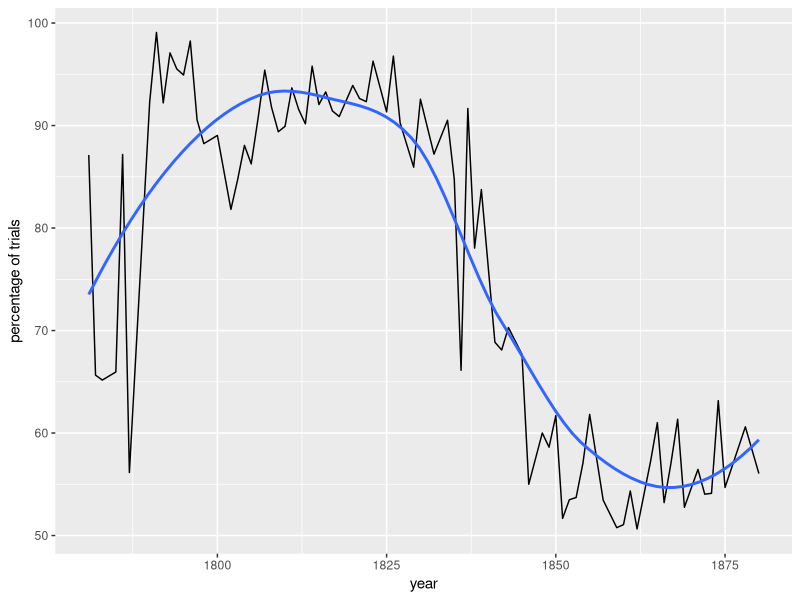
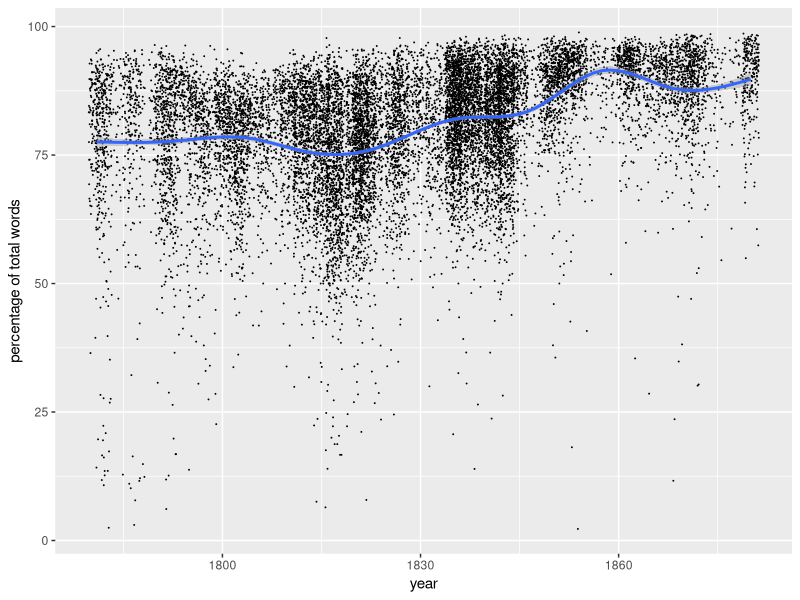
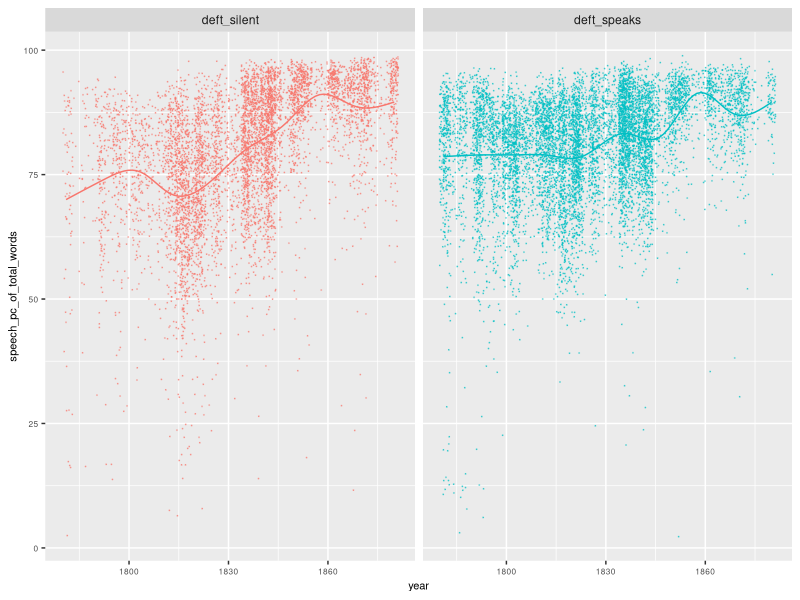
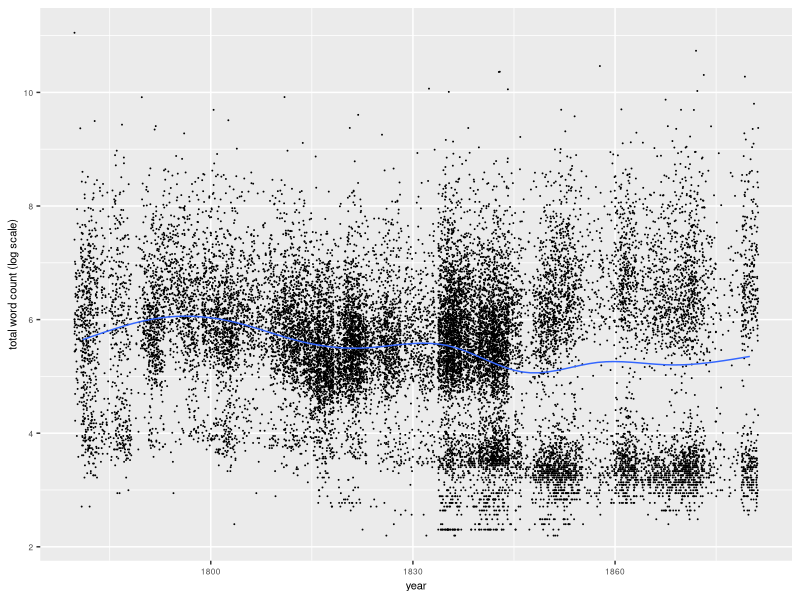
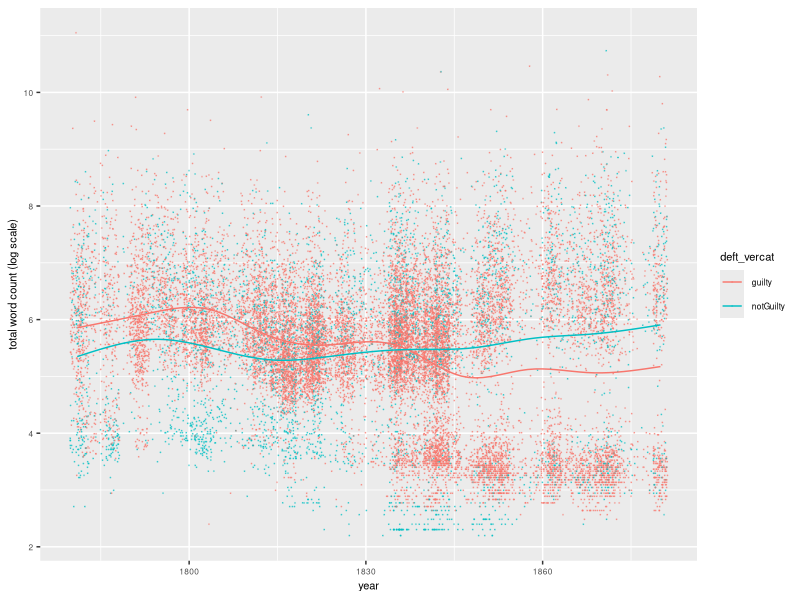
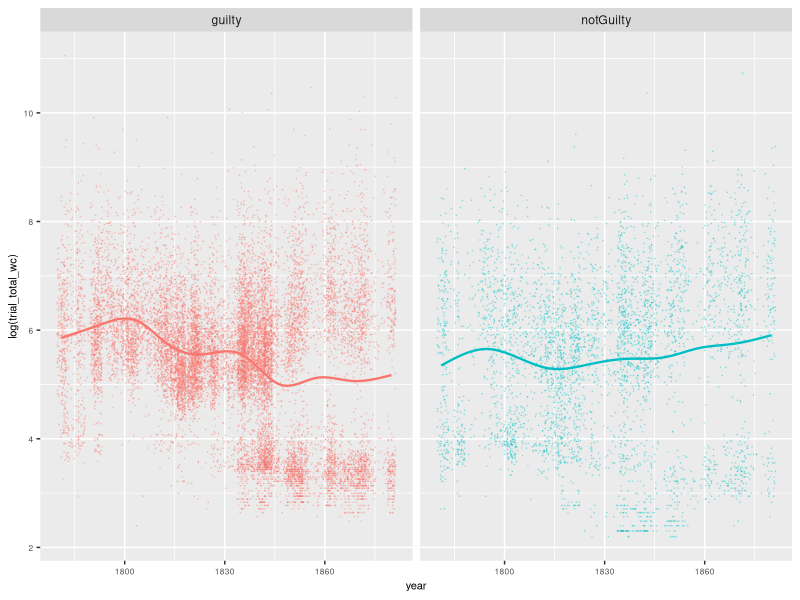
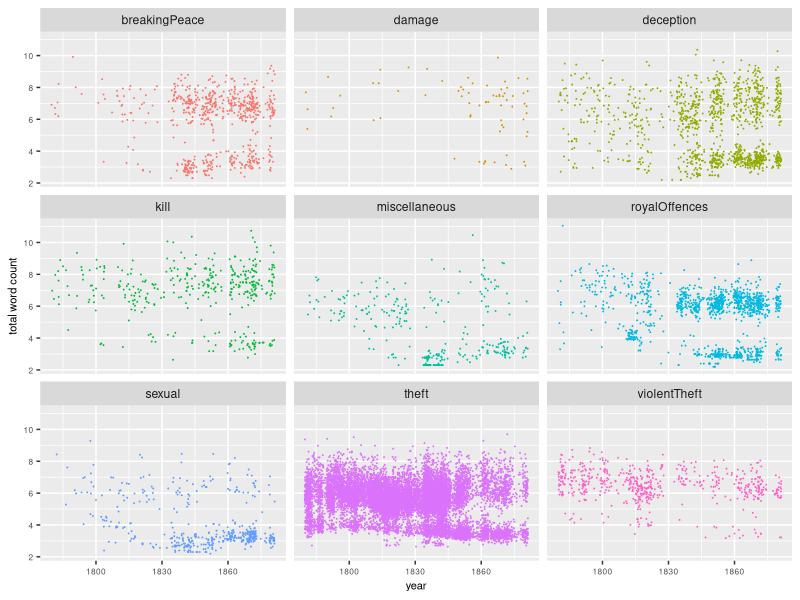
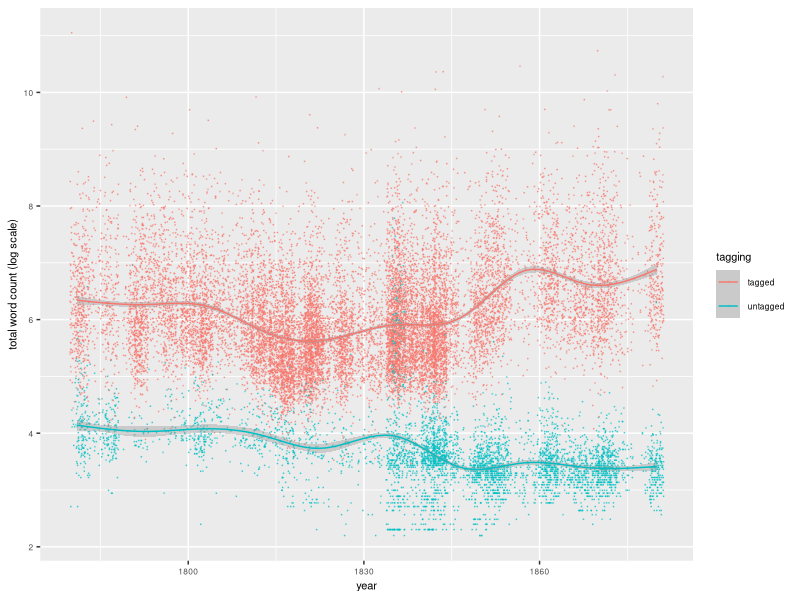

Recreate these plots in R, in order.
## ---- chunk 1
# packages
library(plyr)
library(dplyr)
library(tidyr)
library(ggplot2)
library(scales)
## ---- chunk 2
# look and feel, reusable non-data components

## legend on top, text smaller than default
## problem: this squishes graphs vertically and I haven't worked out how to change that behaviour...
set_graphs_theme_ltop <- theme(
  legend.position = "top", 
  axis.text=element_text(size=6), 
  title=element_text(size=8), 
  legend.title=element_text(size=8), 
  legend.text=element_text(size=6), 
  plot.title=element_text(size=16)
  )

# same but legend to the side
set_graphs_theme_g <- theme(
  axis.text=element_text(size=6), 
  title=element_text(size=8), 
  legend.title=element_text(size=8), 
  legend.text=element_text(size=6), 
  plot.title=element_text(size=16)
  )

# hide legend
set_graphs_theme_ln <- theme(
  legend.position = "none", 
  axis.text=element_text(size=6), 
  title=element_text(size=8), 
  legend.title=element_text(size=8), 
  legend.text=element_text(size=6), 
  plot.title=element_text(size=16)
  )

# Multiple plot function (from R Cookbook)
#
# ggplot objects can be passed in ..., or to plotlist (as a list of ggplot objects)
# - cols:   Number of columns in layout
# - layout: A matrix specifying the layout. If present, 'cols' is ignored.
#
# If the layout is something like matrix(c(1,2,3,3), nrow=2, byrow=TRUE),
# then plot 1 will go in the upper left, 2 will go in the upper right, and
# 3 will go all the way across the bottom.
#
multiplot <- function(..., plotlist=NULL, file, cols=1, layout=NULL) {
  library(grid)
  
  # Make a list from the ... arguments and plotlist
  plots <- c(list(...), plotlist)
  
  numPlots = length(plots)
  
  # If layout is NULL, then use 'cols' to determine layout
  if (is.null(layout)) {
    # Make the panel
    # ncol: Number of columns of plots
    # nrow: Number of rows needed, calculated from # of cols
    layout <- matrix(seq(1, cols * ceiling(numPlots/cols)),
                     ncol = cols, nrow = ceiling(numPlots/cols))
  }
  
  if (numPlots==1) {
    print(plots[[1]])
    
  } else {
    # Set up the page
    grid.newpage()
    pushViewport(viewport(layout = grid.layout(nrow(layout), ncol(layout))))
    
    # Make each plot, in the correct location
    for (i in 1:numPlots) {
      # Get the i,j matrix positions of the regions that contain this subplot
      matchidx <- as.data.frame(which(layout == i, arr.ind = TRUE))
      
      print(plots[[i]], vp = viewport(layout.pos.row = matchidx$row,
                                      layout.pos.col = matchidx$col))
    }
  }
}



## ---- chunk 3
# read in the full data
## (NB the TSV file has been exported from a MySQL database)

obv2_defendants_trials <- read.table("obv_defendants_trials.tsv",
                   header=TRUE,
                   sep="\t")

### filter: exclude 1784 (single trial) and 1780, trim down to needed fields only

obv2_f_trials <- obv2_defendants_trials %>% filter(year != 1784, year !=1780) %>% select(obo_trial, year, trial_tagged, speech, trial_u_count, trial_speech_wc, trial_total_wc, deft_u_count, deft_total_wc, deft_gender, deft_age, deft_offcat, deft_vercat, deft_puncat)

### filter out misc, special verdicts etc (there are too few of them)

obv2_f_trials_g_ng <- obv2_f_trials %>% filter(grepl('uilty',deft_vercat) )
## ---- chunk 4

## add tt column for tagged/untagged trials (*requires plyr)
### probably ought to have done this before exporting from MySQL, ho hum

obv2_f_trials$tagging <- 
  revalue(obv2_f_trials$speech, c("deft_speaks"="tagged", "deft_silent"="tagged", "no_speech"="untagged"))

## filter out untagged trials and add speech wc % of total wc column
## don't forget you need to force R to treat speech word count columns as numeric

obv2_f_tagged_trials_speech_pc_total <- 
  obv2_f_trials %>% 
  filter(tagging == 'tagged') %>% 
  mutate(speech_pc_of_total_words = as.numeric(as.character(trial_speech_wc)) * 100/ trial_total_wc )

## then filter for defendant speaks trials only
## temporary hack - remove t17820220-44 because of counting error 
## this is my innocent face :-)
obv2_f_deft_spks_trials <- 
  obv2_f_tagged_trials_speech_pc_total %>% 
  filter(speech == "deft_speaks", obo_trial != 't17820220-44')

# add deft word count % of total speech

obv2_f_deft_spks_trials_pc_speech <- 
  obv2_f_deft_spks_trials %>% 
  mutate(deft_pc_of_speech = as.numeric(as.character(deft_total_wc)) * 100 / as.numeric(as.character(trial_speech_wc)) )


## ---- chunk 5

#summarise data

### annual counts, all trials

obv2_f_all_per_year <- 
  obv2_f_trials %>% 
  select(year) %>% 
  group_by(year) %>% 
  summarise(n_trials = n())

### annual counts, tagged trials only

obv2_f_tagged_per_year <- 
  obv2_f_tagged_trials_speech_pc_total %>% 
  select(year) %>% 
  group_by(year) %>% 
  summarize(n_tagged = n())

### join them up (this seems clunky: was it really the best way?)

obv2_f_tagged_join_all_per_year <- 
  obv2_f_tagged_per_year %>% 
  inner_join(obv2_f_all_per_year, by ='year')

### add percentage

obv2_f_tagged_join_all_pc_per_year <- 
  obv2_f_tagged_join_all_per_year %>% 
  mutate(pc_tagged = n_tagged * 100 / n_trials)


## ---- chunk 6

obv2_f_tagged_wordcount_per_u <- 
  obv2_f_tagged_trials_speech_pc_total %>% 
  mutate(wordcount_per_u = as.numeric(as.character(trial_speech_wc)) / as.numeric(as.character(trial_u_count)) )

obv2_f_tagged_wordcount_per_u_avg_year <- 
  obv2_f_tagged_wordcount_per_u %>% 
  group_by(year) %>% 
  summarize( n_trials = n(), avg_u_count = mean(as.numeric(as.character(trial_u_count)) ), avg_wdct_u = mean(wordcount_per_u ) )

obv2_f_tagged_wdct_ucount_year_gathered <- 
  gather(obv2_f_tagged_wordcount_per_u_avg_year, value="count", key="type", avg_u_count, avg_wdct_u)

obv2_f_deft_spks_trials_pc_speech_avg_year <- 
  obv2_f_deft_spks_trials_pc_speech %>% 
  group_by(year) %>% 
  summarize( avg_dept_pc_speech = mean(deft_pc_of_speech) )

## ---- chunk 7

ggplot(data = obv2_f_tagged_join_all_pc_per_year, mapping = aes(x=year, y=pc_tagged)) + 
  geom_line() + geom_smooth(se=FALSE) +
  labs(y="percentage of trials")
## ---- chunk 8
ggplot(data=obv2_f_tagged_trials_speech_pc_total, mapping = aes(x=year, y=speech_pc_of_total_words)) + 
  geom_jitter(size=0.01,width=1.25) + geom_smooth() +
  labs(y="percentage of total words")


## ---- chunk 9
ggplot(data = obv2_f_tagged_trials_speech_pc_total, mapping = aes(x=year, y=speech_pc_of_total_words,colour=speech)) +
  geom_jitter(size=0.02, width=1.2, alpha=1/2) +
  geom_smooth(se=FALSE, size=0.5) + 
  facet_wrap(~speech) +
  set_graphs_theme_ln 

## ---- chunk 10
ggplot(data=obv2_f_trials, mapping = aes(x=year, y=log(trial_total_wc))) + 
    geom_jitter(size=0.01, width=1.25) + 
    geom_smooth(se=FALSE, size=0.5) +
  set_graphs_theme_g +
  labs(y="total word count (log scale)")
## ---- chunk 11
ggplot( data=obv2_f_trials_g_ng, mapping = aes(x=year, y=log(trial_total_wc), color=deft_vercat ) ) + 
    geom_jitter(size=0.01, width=1.2, alpha=1/2) + 
    geom_smooth(se=FALSE, size=0.5) +
  set_graphs_theme_g +
  labs(y="total word count (log scale)")
## ---- chunk 12
ggplot(data=obv2_f_trials_g_ng, mapping = aes(x=year, y=log(trial_total_wc), color=deft_vercat ) ) +
    geom_jitter(size=0.01, width=1.25, alpha=1/4) + 
    geom_smooth(se=FALSE, size=0.8) +
  facet_wrap(~deft_vercat) +
  set_graphs_theme_ln 
## ---- chunk 13
ggplot(data=obv2_f_trials, mapping = aes(x=year, y=log(trial_total_wc), color=deft_offcat ) ) +
    geom_jitter(size=0.01, width=1.25) + 
    #geom_smooth(se=FALSE, size=0.8) +
  labs(y="total word count") +
  facet_wrap(~deft_offcat) +
  set_graphs_theme_ln 
## ---- chunk 14
ggplot(data=obv2_f_trials, mapping = aes(x=year, y=log(trial_total_wc), color=tagging)) + 
    geom_jitter(size=0.01, width=1.2, alpha=1/2) + 
    geom_smooth(size=0.5) +
    set_graphs_theme_g +
  #guides(color = guide_legend(override.aes = list(size=1))) +
  labs(y="total word count (log scale)")
## ---- chunk 15
ggplot(data=obv2_f_trials, mapping = aes(x=year, y=log(trial_total_wc), color=speech)) + 
    geom_jitter(size=0.01, width=1.2, alpha=1/2) + 
  geom_smooth(size=0.5) +
  labs(y="total word count") +
   set_graphs_theme_g +
  guides(color = guide_legend(override.aes = list(size=1)))
## ---- chunk 16
ggplot(data=obv2_f_tagged_trials_speech_pc_total, mapping = aes(x=year, y=log(as.numeric(as.character(trial_speech_wc)) ))) + 
    geom_jitter(size=0.01, width=1.25) + 
    geom_smooth(se=FALSE, size=0.5) +
  labs(y="speech word count") +
  set_graphs_theme_g
## ---- chunk 17
ggplot(data=obv2_f_tagged_trials_speech_pc_total, mapping = aes(x=year, y=log(as.numeric(as.character(trial_speech_wc))), color=speech )) + 
    geom_jitter(size=0.01, width=1.2, alpha=1/2) + 
    geom_smooth(se=FALSE, size=0.5) +
  set_graphs_theme_g +
  labs(y="speech word count")
## ---- chunk 18
ggplot(data=obv2_f_tagged_trials_speech_pc_total, mapping = aes(x=year, y=log(as.numeric(as.character(trial_speech_wc))), color=speech )) + 
    geom_jitter(size=0.01, width=1.2, alpha=1/3) + 
    geom_smooth(se=FALSE, size=0.7) +
  facet_wrap(~speech) +
  set_graphs_theme_ln +
  labs(y="speech word count")
## ---- chunk 19
ggplot(data=obv2_f_tagged_trials_speech_pc_total, mapping = aes(x=year, y=log(as.numeric(as.character(trial_speech_wc)) ),colour=deft_gender )) + 
    geom_jitter(size=0.01, width=1.25, alpha=1/4) + 
    geom_smooth(se=FALSE, size=0.8) +
  facet_wrap(~deft_gender) +
  set_graphs_theme_ln +
  labs(y="speech word count")
## ---- chunk 20

ggplot(data=obv2_f_tagged_trials_speech_pc_total, mapping = aes(x=year, y=log(as.numeric(as.character(trial_speech_wc))), color=deft_offcat) ) + 
  geom_jitter(size=0.02, width=1.2) + 
  set_graphs_theme_ln +
  facet_wrap(~deft_offcat) +
  labs(y="speech word count")

## ---- chunk 21
ggplot(data=obv2_f_deft_spks_trials_pc_speech, mapping = aes(x=year, y=deft_pc_of_speech)) + 
  geom_jitter(size=0.01, width=1.25) + 
  geom_smooth() +
  set_graphs_theme_g


## ---- chunk 22
ggplot(data=obv2_f_deft_spks_trials_pc_speech, mapping = aes(x=year, y=deft_pc_of_speech, colour=deft_gender)) + 
  geom_jitter(size=0.02, width=1.2, alpha=1/2) + 
  geom_smooth(se=FALSE, size=0.5) +
  set_graphs_theme_g


## ---- chunk 23
ggplot(data=obv2_f_deft_spks_trials_pc_speech, mapping = aes(x=year, y=deft_pc_of_speech, colour=deft_gender)) + 
  geom_jitter(size=0.02, width=1.2, alpha=1/2) + 
  geom_smooth(se=FALSE, size=0.5) +
  set_graphs_theme_ln +
  facet_wrap(~deft_gender) 


